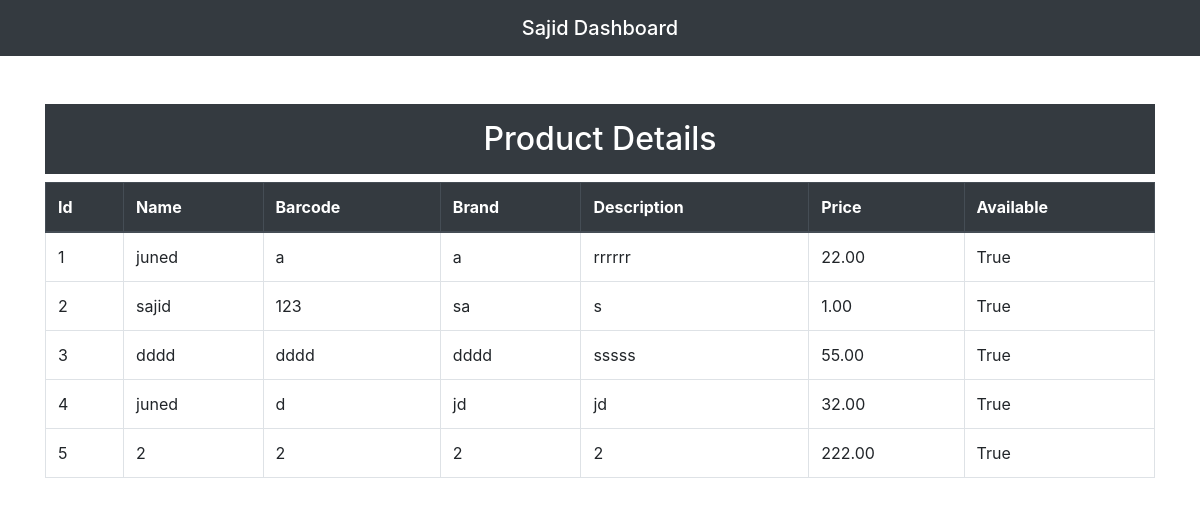
The page / on the database its author committed.
### app/models.py (models this page shows)
class Product(models.Model):
    name = models.CharField(max_length=255)
    barcode = models.CharField(max_length=255)
    brand = models.CharField(max_length=255)
    description = models.TextField()
    price = models.DecimalField(max_digits=10, decimal_places=2)
    available = models.BooleanField()

### app/views.py (the view)
# urls.py: path('', views.index, name="index"),
def index(request):
    products = Product.objects.all()
    paginator = Paginator(products, 5)
    page_number = request.GET.get('page')
    page_obj = paginator.get_page(page_number)
    context = {'page_obj': page_obj}
    paginator = Paginator(products, 10)  # Show 10 products per page
    page_number = request.GET.get('page')
    page_obj = paginator.get_page(page_number)
    context = {
        'products': products,
    }
    return render(request, 'index.html', {'page_obj': page_obj})

### templates/index.html (shortened to what this page needs)
<!DOCTYPE html>
<html lang="en">
<head>
    <link rel="stylesheet" href="https://cdn.jsdelivr.net/npm/bootstrap@4.4.1/dist/css/bootstrap.min.css">
</head>
<body>
    <nav class="navbar navbar-light bg-dark text-white">
        <span class="navbar-brand mb-0 h1 mx-auto text-white">Sajid Dashboard</span>
    </nav>
    <div class="container mt-5">
        <div class="row">
            <div class="col-md-12">
                <h2 class="p-3 text-white bg-dark text-center">Product Details</h2>
                <table class="table table-bordered">
                    <thead class="thead-dark">
                        <tr>
                            <th>Id</th>
                            <th>Name</th>
                            <th>Barcode</th>
                            <th>Brand</th>
                            <th>Description</th>
                            <th>Price</th>
                            <th>Available</th>
                        </tr>
                    </thead>
                    <tbody>
                        {% for product in page_obj %}
                        <tr>
                            <td>{{ product.id }}</td>
                            <td>{{ product.name }}</td>
                            <td>{{ product.barcode }}</td>
                            <td>{{ product.brand }}</td>
                            <td>{{ product.description }}</td>
                            <td>{{ product.price }}</td>
                            <td>{{ product.available }}</td>
                        </tr>
                        {% endfor %}
                    </tbody>
                </table>
            </div>
        </div>
        </div>
</body>
</html>

### rows shown on the page
Product: id "1", name "juned", barcode "a", brand "a", description "rrrrrr", price "22.00", available "True"
Product: id "2", name "sajid", barcode "123", brand "sa", description "s", price "1.00", available "True"
Product: id "3", name "dddd", barcode "dddd", brand "dddd", description "sssss", price "55.00", available "True"
Product: id "4", name "juned", barcode "d", brand "jd", description "jd", price "32.00", available "True"
Product: id "5", name "2", barcode "2", brand "2", description "2", price "222.00", available "True"
